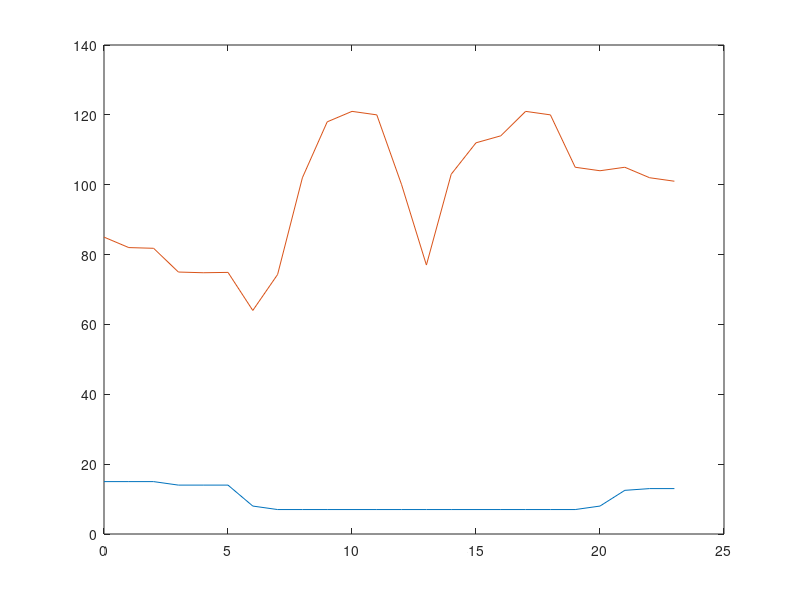

The MATLAB source for this figure:
%% Clear all, clc, close all
clear all, clc, close all

%% Parametri iniziali
ore = 0:23;

% Sito profilo di carico (Azienda ...) Nord-Ovest d'Italia

% Soleggiamento Anno 2020 (W/m^2)
% Gennaio
% Matrice - righe corrispondono ai giorni del mese e 
% colonne corrispondono alle ore

Soleggiamento_Gen = [0 0 0 0 0 0 0 16 103 239 325 340 227 249 132 23 0 0 0 0 0 0 0 0;
                                    0 0 0 0 0 0 0 19 154 250 324 318 292 248 129 20 0 0 0 0 0 0 0 0;
                                    0 0 0 0 0 0 0 0 52 212 54 351 142 93 28 0 0 0 0 0 0 0 0 0;
                                    0 0 0 0 0 0 0 29 141 252 330 348 333 249 143 33 0 0 0 0 0 0 0 0;
                                    0 0 0 0 0 0 0 31 140 253 330 347 333 259 144 31 0 0 0 0 0 0 0 0;
                                    0 0 0 0 0 0 0 28 69 137 286 348 227 246 131 24 0 0 0 0 0 0 0 0;
                                    0 0 0 0 0 0 0 10 57 126 220 212 183 256 139 26 0 0 0 0 0 0 0 0;
                                    0 0	0 0	0 0	0 38 154 264 345 369 364 256 139 32 0 0 0 0 0 0 0 0;
                                    0 0	0 0	0 0	0 36 147 251 345 378 358 281 135 52 0 0 0 0 0 0 0 0;
                                    0 0	0 0	0 0	0 30 172 29 33 84 86 85 10 0 0 0 0 0 0 0 0 0;
                                    0 0	0 0	0 0	0 35 150 262 347 382 357 279 164 41 0 0 0 0 0 0 0 0;
                                    0 0	0 0	0 0	0 38 159 274 361 394 368 294 176 44 0 0 0 0 0 0 0 0;
                                    0 0	0 0	0 0	0 29 163 223 227 245 231 249 157 27 0 0 0 0 0 0 0 0;
                                    0 0	0 0	0 0	0 0 17 100 98 106 179 142 74 21 0 0 0 0 0 0 0 0;
                                    0 0	0 0	0 0	0 9 42 62 40 62 70 34 7 1 0 0 0 0 0 0 0 0;
                                    0 0	0 0	0 0	0 0 3 8 28 68 111 106 111 43 0 0 0 0 0 0 0 0;
                                    0 0	0 0	0 0	0 38 75 51 57 6 40 3 1 0 0 0 0 0 0 0 0 0;
                                    0 0	0 0	0 0	0 65 135 286 376 415 385 301 183 35 0 0 0 0 0 0 0 0;
                                    0 0	0 0	0 0	0 41 152 271 396 457 469 237 131 21 0 0 0 0 0 0 0 0;
                                    0 0 0 0 0 0 0 12 60 210 387 359 382 373 120 29 0 0 0 0 0 0 0 0;
                                    0 0 0 0 0 0 0 16 125 166 170 201 161 186 117 27 0 0 0 0 0 0 0 0;
                                    0 0 0 0 0 0 0 10 112 268 289 350 383 308 185 51 0 0 0 0 0 0 0 0;
                                    0 0 0 0 0 0 0 43 158 284 372 407 384 311 195 57 0 0 0 0 0 0 0 0;
                                    0 0 0 0 0 0 0 29 71 199 193 88 29 37 30 3 0 0 0 0 0 0 0 0;
                                    0 0 0 0 0 0 0 4 34 144 303 302 248 214 101 18 0 0 0 0 0 0 0 0;
                                    0 0 0 0 0 0 0 45 181 293 408 240 369 277 186 92 1 0 0 0 0 0 0 0;
                                    0 0 0 0 0 0 0 32 130 280 244 290 351 309 63 18 0 0 0 0 0 0 0 0;
                                    0 0 0 0 0 0 0 0 26 135 229 390 426 358 180 79 3 0 0 0 0 0 0 0;
                                    0 0 0 0 0 0 0 33 164 307 411 454 433 350 233 85 1 0 0 0 0 0 0 0;
                                    0 0 0 0 0 0 0 29 58 127 221 289 286 177 185 77 3 0 0 0 0 0 0 0;
                                    0 0 0 0 0 0 0 1 33 51 88 49 40 58 19 0 0 0 0 0 0 0 0 0;];






length(Soleggiamento_Gen)


%ottobre - gennaio
PloadH = [195 187 180 167 167.5 169.5 175 173 220 232 240 245 225 212 213 235 248 250 249.5 247.5 240 230 218 213]; %KW
%febbraio-aprile e luglio-settembre
PloadI = [85 82 81.8 75 74.8 74.9 64 74.3 102 118 121 120 100 77 103 112 114 121 120 105 104 105 102 101]; %KW
%maggio-giugno
PloadL = [15 15 15 14 14 14 8 7 7 7 7 7 7 7  7 7 7 7 7 7 8 12.5 13 13]; %KW

p(1:24) = 0;

figure(1)
plot(ore, PloadL, ore, PloadI)
